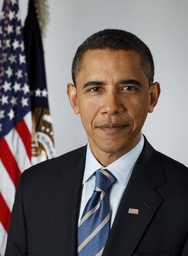
#> input picture images/obama.jpg, 188 x 256 px, shrunk from 1916 x 2608 before the run
$ python edges.py obama.jpg
#> lines starting #> are read from the running program, lines starting #| are printed output that depends on the picture
### images/filter.py
import sys
from PIL import Image

def open(argv):
    if len(argv)<=1:
        print "missing image filename"
        sys.exit(1)

    img = Image.open(argv[1])
#> img is the input picture: PIL image 188x256 RGB; mean R, G, B 108, 100.6, 100.5
    img = img.convert("L") #make grayscale if not already (luminance)
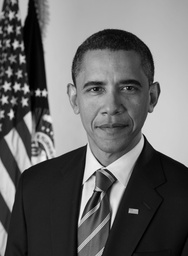
#> img: PIL image 188x256 L; min 0, max 245, mean 102.8

    return img

def region3x3(img, x, y):
    me = getpixel(img, x, y)
    N = getpixel(img, x, y-1)
    NE = getpixel(img, x+1, y-1)
    E = getpixel(img, x+1, y)
    SE = getpixel(img, x+1, y+1)
    S = getpixel(img, x, y+1)
    SW = getpixel(img, x-1, y+1)
    W = getpixel(img, x-1, y)
    NW = getpixel(img, x-1, y-1)

    return [me, N, S, E, W, NE, SE, NW, SW]

def getpixel(img, x, y):
    width, height = img.size

    if x < 0:
        x=0
    elif x >= width:
        x = width-1

    if y < 0:
        y=0
    elif y >= height:
        y = height-1

    m = img.load()

    return m[x,y]

def filter(img, f):
    width, height = img.size
#> width = 188; height = 256
    imgdup = img.copy()
    flippedMatrix = imgdup.load()

    for x in range(width):
        for y in range(height):
            r = region3x3(img, x, y)
            flippedMatrix[x, y] = f(r)
#> this loop made 188 passes

    return imgdup

### images/edges.py
from filter import *

def laplace(data):
    return data[1]+data[2]+data[3]+data[4]-4*data[0]

img = open(sys.argv)
img.show()
edges = filter(img, laplace)
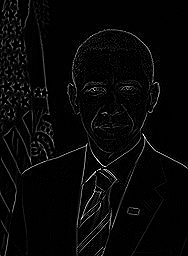
#> edges: PIL image 188x256 L; min 0, max 255, mean 7.7
edges.show()
